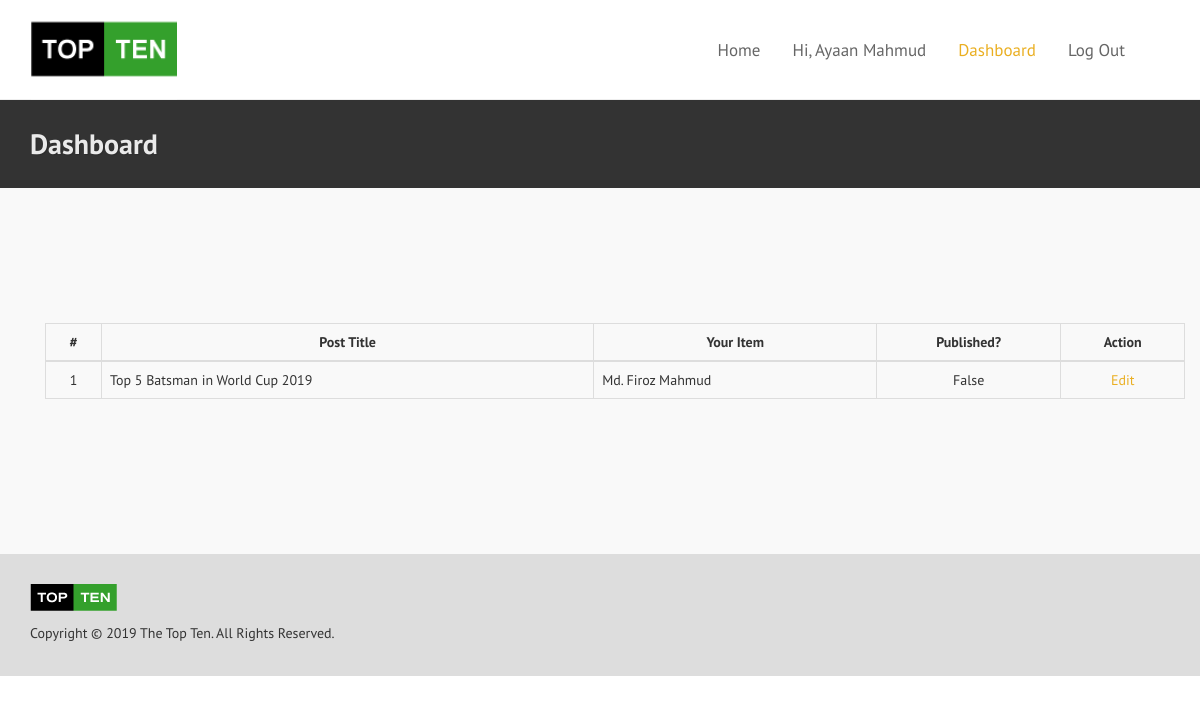
Screenshot of /users/dashboard/ (signed in) with the database file from the repository.
### blog_app/models.py (models this page shows, shortened)
class Item(models.Model):
    post = models.ForeignKey("Post", on_delete=models.CASCADE, blank=True, null=True)
    item_title = models.CharField(max_length=250, verbose_name="Item Name")
    short_desc = RichTextField(verbose_name="Short Description")
    item_img = models.ImageField(upload_to='images/', null=True, blank=True)
    comments = models.ManyToManyField(User, related_name='comments', blank=True)
    mac_address = models.TextField(null=True)
    is_approved = models.BooleanField(editable=True, default=True)
    create_date = models.DateTimeField(auto_now_add=True, null=True)
    create_by = models.ForeignKey(User, editable=False, null=True, blank=True, on_delete=models.SET_NULL)
    update_date = models.DateTimeField(auto_now=True, null=True)

class Post(models.Model):
    post_title = models.CharField(max_length=250)
    slug = AutoSlugField(populate_from='post_title', always_update=True, unique_with=['create_date__month'])
    long_desc = RichTextField(verbose_name="Long Description")
    post_img = models.ImageField(upload_to='images/', null=True)
    category = models.ManyToManyField("Category")
    create_date = models.DateTimeField(auto_now_add=True, null=True)
    create_by = models.ForeignKey(User, editable=False, null=True, blank=True, on_delete=models.SET_NULL)
    update_date = models.DateTimeField(auto_now=True, null=True)
    class Meta:
        verbose_name = 'Post'
        verbose_name_plural = 'Posts'
    def __str__(self):
        return self.post_title

### config_app/models.py (models this page shows, shortened)
class SiteConfig(models.Model):
    site_logo = models.ImageField(upload_to='images/', null=True, blank=True)
    title = models.CharField(max_length=100, default="")
    meta_title = models.CharField(max_length=200, default="")
    meta_description = models.TextField(default="")
    meta_keyword = models.TextField(default="")
    email = models.CharField(max_length=100, default="")
    facebook_url = models.CharField(max_length=300, default="")
    twitter_url = models.CharField(max_length=300, default="")
    google_plus_url = models.CharField(max_length=300, default="")
    youtube_url = models.CharField(max_length=300, default="")
    copyrights = models.CharField(max_length=200)
    create_date = models.DateTimeField(auto_now_add=True, null=True)
    update_date = models.DateTimeField(auto_now=True, null=True)
    class Meta:
        verbose_name = 'Site Configuration'
        verbose_name_plural = 'Site Configuration'

### users_app/views.py (the view)
# urls.py: path('dashboard/', views.dashboard, name='dashboard'),
@login_required
def dashboard(request):
    template = 'users_app/user_dashboard.html'
    title = 'Dashboard | Chocolat'
    mac_id = getmac.get_mac_address()
    item = Item.objects.filter(create_by=request.user)
    context = {
        'title': title,
        'item': item
    }
    return render(request, template, context)

### blog_app/context_processors.py (called while the page is built)
def sidebar_post(request):
    featured = Post.objects.filter(category__slug='featured').order_by("-create_date")[:5]
    popluar = Post.objects.all().order_by("-create_date")[:5]
    recent = Post.objects.all().order_by("-create_date")[:5]
    context = {
        'featured_posts': featured,
        'popluar_posts': popluar,
        'recent_posts': recent
    }
    return context

def site_setting(request):
    try:
        setting = SiteConfig.objects.all().order_by('-id')[0]
    except:
        setting = None
    context = {'setting': setting}
    return context

### users_app/templates/users_app/user_dashboard.html (shortened to what this page needs)
{% extends 'blog_app/base.html' %}
{% load static %}
{% block page-title %}
    <section id="page-title" class="page-title-dark">
        <div class="container clearfix">
            <h1>Dashboard</h1>
        </div>
    </section>
{% endblock page-title %}
{% block content %}
<div class="container" style="margin-top:55px; margin-bottom:55px;">
<table class="table table-bordered">
<thead>
      <tr>
        <th class="center">#</th>
        <th class="center">Post Title</th>
        <th class="center">Your Item</th>
        <th class="center">Published?</th>
        <th class="center">Action</th>
      </tr>
    </thead>
    <tbody>
        {% for item in item %}
          <tr>
            <td class="center">{{forloop.counter}}</td>
            <td>{{ item.post }}</td>
            <td>{{ item.item_title }}</td>
            <td class="center">{{ item.is_approved }}</td>
            <td class="center">
                {% if item.is_approved %}
                    Edit
                {% else %}
                    <a href="{% url 'blog_app:update_item' item.id %}">Edit</a>
                {% endif %}
            </td>
          </tr>
        {% endfor %}
    </tbody>
</table>
</div>
{% endblock content %}

### blog_app/templates/blog_app/base.html (shortened to what this page needs)
<!DOCTYPE html>
{% load static %}
<html dir="ltr" lang="en-US">
<head>
    {% include 'blog_app/head.html' %}
</head>
<body class="stretched">
    <div id="wrapper" class="clearfix">
        {% include 'blog_app/header.html' %}
        {% block page-title %}
        {% endblock page-title %}
        <section id="content">
            <div class="content-wrap bgcolor-grey-light">
                <div class="container clearfix">
                        {% block content %}
                        {% endblock content %}
                </div>
            </div>
        </section>
<footer id="footer" class="footer">
    <div id="copyrights">
        <div class="container clearfix">
            <div class="col_half">
                <img src="{% static 'images/logo/footer-logo.png' %}" alt="" class="footer-logo standard-logo">
                {{ setting.copyrights }}
            </div>
            <div class="col_half col_last tright">
                <br>
                <div class="fright clearfix">
                    <a href="{{ setting.facebook_url }}" class="social-icon si-small si-borderless nobottommargin si-facebook">
                    </a>
                    <a href="{{ setting.twitter_url }}" class="social-icon si-small si-borderless nobottommargin si-twitter">
                    </a>
                    <a href="{{ setting.google_plus_url }}" class="social-icon si-small si-borderless nobottommargin si-gplus">
                    </a>
                    <a href="{{ setting.youtube_url }}" class="social-icon si-small si-borderless nobottommargin si-youtube">
                    </a>
                </div>
            </div>
        </div>
    </div>
</footer>
    </div>
</body>
</html>

### blog_app/templates/blog_app/header.html (shortened to what this page needs)
{% load static %}
<header id="header" class="full-header">
    <div id="header-wrap">
        <div class="container clearfix">
            <div id="logo">
                <a href="/" class="standard-logo" data-dark-logo="{% static 'images/logo/logo-dark.png' %}"><img src="{% static 'images/logo/logo.png' %}" alt="Top Ten Logo"></a>
            </div>
            <nav id="primary-menu">
                {% with request.resolver_match.url_name as url_name %}
                <ul>
                    <li class="{% if url_name == 'index' %}current{% endif %}"><a href="/"><div>Home</div></a></li>
                    {% if user.is_authenticated %}
                    <li><a href="#">Hi, {{user.first_name}} {{user.last_name}}</a></li>
                    <li class="{% if url_name == 'dashboard' %}current{% endif %}"><a href="{% url 'users_app:dashboard' %}"><div>Dashboard</div></a></li>
                    <li class="{% if url_name == 'registration' %}current{% endif %}"><a href="{% url 'logout' %}"><div>Log Out</div></a></li>
                    {% else %}
                    <li class="{% if url_name == 'login' %}current{% endif %}"><a href="{% url 'login' %}"><div>Log In</div></a></li>
                    <li class="{% if url_name == 'registration' %}current{% endif %}"><a href="{% url 'registration' %}"><div>Join</div></a></li>
                    {% endif %}
                </ul>
                {% endwith %}
            </nav>
        </div>
    </div>
</header>

### rows the page displays
Item: post "Top 5 Batsman in World Cup 2019", item_title "Md. Firoz Mahmud", is_approved "False", shows "Edit"
SiteConfig: copyrights "Copyright © 2019 The Top Ten. All Rights Reserved."

### other values shown
{{ user.first_name }} "Ayaan"
{{ user.last_name }} "Mahmud"
